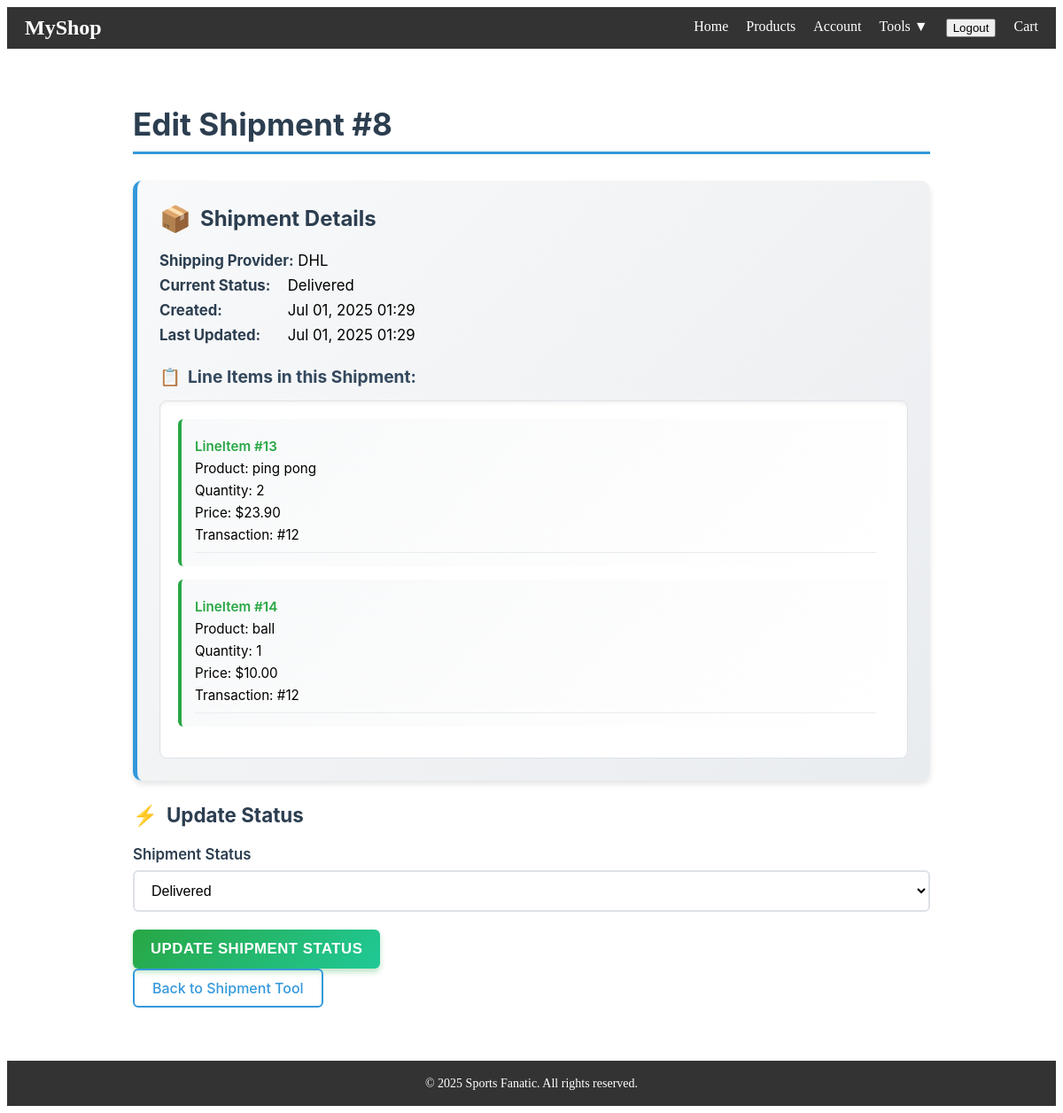
The app's page /shipments/edit/8/ (signed in) with its own data.
### store/models.py (models this page shows, shortened)
class Shipment(models.Model):
    shipment_id = models.AutoField(primary_key=True)
    shipping_provider = models.CharField(max_length=100)
    line_items = models.ManyToManyField(LineItem, related_name='shipments')  # Changed to ManyToMany
    created_at = models.DateTimeField(default=timezone.now)
    updated_at = models.DateTimeField(default=timezone.now)
    status = models.CharField(max_length=50, choices=[
        ('pending', 'Pending'),
        ('shipped', 'Shipped'),
        ('delivered', 'Delivered'),
        ('cancelled', 'Cancelled')
    ], default='pending')

class LineItem(models.Model):
    transaction = models.ForeignKey(Transaction, on_delete=models.CASCADE, related_name='line_items')
    product = models.ForeignKey('Product', on_delete=models.CASCADE)
    product_name = models.CharField(max_length=255)
    price = models.DecimalField(max_digits=10, decimal_places=2)
    tax_rate = models.DecimalField(max_digits=10, decimal_places=2)
    quantity = models.PositiveIntegerField()
    created_at = models.DateTimeField(default=timezone.now)
    updated_at = models.DateTimeField(default=timezone.now)
    status = models.CharField(max_length=50, choices=[
        ('pending', 'Pending'),
        ('completed', 'Completed'),
        ('cancelled', 'Cancelled'),
        ('failed', 'Failed')
    ], default='pending')

class Transaction(models.Model):
    transaction_id = models.AutoField(primary_key=True)
    user = models.ForeignKey(User, on_delete=models.CASCADE)
    status = models.CharField(max_length=50, choices=[
    ('pending', 'Pending'),
    ('completed', 'Completed'),
    ('cancelled', 'Cancelled'),
    ('failed', 'Failed')
    ], default='pending')
    promotion_version_id = models.CharField(max_length=100, blank=True, null=True)
    created_at = models.DateTimeField(default=timezone.now)
    updated_at = models.DateTimeField(default=timezone.now)

### store/views.py (the view)
# urls.py: path('shipments/edit/<int:shipment_id>/', views.edit_shipment, name='edit_shipment'),
@login_required
def edit_shipment(request, shipment_id):
    shipment = get_object_or_404(Shipment, shipment_id=shipment_id)
    if request.method == 'POST':
        form = ShipmentEditForm(request.POST, instance=shipment)
        if form.is_valid():
            form.save()
            messages.success(request, "Shipment updated successfully")
            return redirect('shipment_tool')
        else:
            messages.error(request, "Please correct the errors below.")
    else:
        form = ShipmentEditForm(instance=shipment)
    return render(request, 'store/edit_shipment.html', {'form': form, 'shipment': shipment})

### store/forms.py
class ShipmentEditForm(forms.ModelForm):
    class Meta:
        model = Shipment
        fields = ['status']
        widgets = {
            'status': forms.Select(attrs={'class': 'form-control'})
        }
        labels = {
            'status': 'Shipment Status'
        }

### store/templates/store/edit_shipment.html (shortened to what this page needs)
{% extends 'store/base.html' %}
{% load static %}
{% block styles %}
    <link rel="stylesheet" href="{% static 'store/edit_shipment.css' %}">
{% endblock %}
{% block content %}
<div class="edit-shipment-container">
    <h1>Edit Shipment #{{ shipment.shipment_id }}</h1>
    <div class="shipment-details">
        <h3>Shipment Details</h3>
        <p><strong>Shipping Provider:</strong> {{ shipment.shipping_provider }}</p>
        <p><strong>Current Status:</strong> {{ shipment.get_status_display }}</p>
        <p><strong>Created:</strong> {{ shipment.created_at|date:"M d, Y H:i" }}</p>
        <p><strong>Last Updated:</strong> {{ shipment.updated_at|date:"M d, Y H:i" }}</p>
        <h4>Line Items in this Shipment:</h4>
        {% if shipment.line_items.all %}
            <div class="line-items-list">
                {% for line_item in shipment.line_items.all %}
                    <div class="line-item">
                        <p><strong>LineItem #{{ line_item.id }}</strong></p>
                        <p>Product: {{ line_item.product_name }}</p>
                        <p>Quantity: {{ line_item.quantity }}</p>
                        <p>Price: ${{ line_item.price }}</p>
                        <p>Transaction: #{{ line_item.transaction.transaction_id }}</p>
                        <hr>
                    </div>
                {% endfor %}
            </div>
        {% else %}
            <p class="no-items">No line items found for this shipment.</p>
            <p><em>Debug info: Shipment ID = {{ shipment.shipment_id }}, Line items count = {{ shipment.line_items.count }}</em></p>
        {% endif %}
    </div>
    <div class="status-form">
        <h3>Update Status</h3>
        <form method="post">
            <div class="form-group">
                <label for="{{ form.status.id_for_label }}">{{ form.status.label }}</label>
                {{ form.status }}
            </div>
            <button type="submit" class="btn">Update Shipment Status</button>
        </form>
    </div>
    <a href="{% url 'shipment_tool' %}">Back to Shipment Tool</a>
</div>
{% endblock %}

### store/static/store/edit_shipment.css (style rules this page uses)
.edit-shipment-container { max-width: 900px; margin: 20px auto; padding: 20px; font-family: --apple-system, BlinkMacSystemFont, 'Segoe UI', Roboto, Oxygen, Ubuntu, Cantarell, sans-serif; }
.edit-shipment-container h1 { color: #2c3e50; margin-bottom: 30px; padding-bottom: 10px; border-bottom: 3px solid #3498db; font-size: 2.2em; }
.shipment-details { background: linear-gradient(135deg, #f8f9fa 0%, #e9ecef 100%); padding: 25px; border-radius: 10px; margin-bottom: 25px; box-shadow: 0 4px 6px rgba(0, 0, 0, 0.1); border-left: 5px solid #3498db; }
.shipment-details h3 { margin-top: 0; margin-bottom: 20px; color: #2c3e50; font-size: 1.5em; display: flex; align-items: center; }
.shipment-details h3:before { content: '📦'; margin-right: 10px; font-size: 1.2em; }
.shipment-details h4 { color: #34495e; margin-top: 25px; margin-bottom: 15px; font-size: 1.2em; display: flex; align-items: center; }
.shipment-details h4:before { content: "📋"; margin-right: 8px; }
.shipment-details p { margin: 8px 0; font-size: 1.05em; }
.shipment-details p strong { color: #2c3e50; min-width: 140px; display: inline-block; }
.line-items-list { background-color: #ffffff; padding: 20px; border-radius: 8px; border: 1px solid #dee2e6; max-height: 400px; overflow-y: auto; box-shadow: inset 0 2px 4px rgba(0, 0, 0, 0.05); }
.line-item { margin-bottom: 15px; padding: 15px; background: linear-gradient(135deg, #f8f9fa 0%, #ffffff 100%); border-radius: 6px; border-left: 4px solid #28a745; transition: transform 0.2s ease, box-shadow 0.2s ease; }
.line-item p { margin: 6px 0; font-size: 0.95em; }
.line-item p strong { color: #28a745; font-weight: 600; }
.line-item hr { border: none; border-top: 1px solid #e9ecef; margin: 10px 0 0 0; }
.status-form h3 { margin-top: 0; margin-bottom: 20px; color: #2c3e50; font-size: 1.4em; display: flex; align-items: center; }
.status-form h3:before { content: '⚡'; margin-right: 10px; }
.form-group { margin-bottom: 20px; }
.form-group label { display: block; margin-bottom: 8px; font-weight: 600; color: #2c3e50; font-size: 1.05em; }
.form-control, select { width: 100%; padding: 12px 15px; border: 2px solid #dee2e6; border-radius: 6px; font-size: 1em; transition: border-color 0.3s ease, box-shadow 0.3 ease; background-color: #ffffff; }
.btn { background: linear-gradient(135deg, #28a745 0%, #20c997 100%); color: white; padding: 12px 20px; border: none; border-radius: 6px; cursor:pointer; font-size: 1.05em; font-weight: 600; transition: all 0.3 ease; text-transform: uppercase; letter-spacing: 0.5px; box-shadow: 0 4px 6px rgba(40, 167, 69, 0.3); }
.edit-shipment-container > a { display: inline-block; color: #3498db; text-decoration: none; font-weight: 500; padding: 10px 20px; border: 2px solid #3498db; border-radius: 6px; transition: all 0.3s ease; background-color: transparent; }
.edit-shipment-container > * { animation: fadeInUp 0.6s ease forwards; }
.edit-shipment-container > *:nth-child(2) { animation-delay: 0.1s; }
.edit-shipment-container > *:nth-child(3) { animation-delay: 0.2s; }
.edit-shipment-container > *:nth-child(4) { animation-delay: 0.3s; }

### store/static/store/base.css (style rules this page uses)
body { display: flex; flex-direction: column; min-height: 100vh; }

### records on screen
Shipment: shipment_id "8", shipping_provider "DHL", status "Delivered", created_at "Jul 01, 2025 01:29", updated_at "Jul 01, 2025 01:29"
LineItem: id "13", product_name "ping pong", quantity "2", price "23.90", transaction.transaction_id "12"
LineItem: id "14", product_name "ball", quantity "1", price "10.00", transaction.transaction_id "12"
